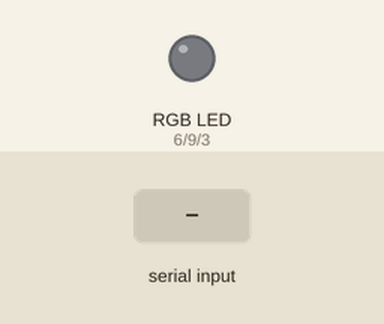
Bench run of a sketch on a simulated Arduino Uno, built with avr-gcc and run on an emulated ATmega328P. Shown: an RGB LED mixed from three pins (HIGH = lit). The test bench sets the inputs (shaded band). Dim RGB values are drawn brighter than linear.

Above: at 1.2 s.
1.3 s: "90,45\n" received over Serial
At 2.5 s:
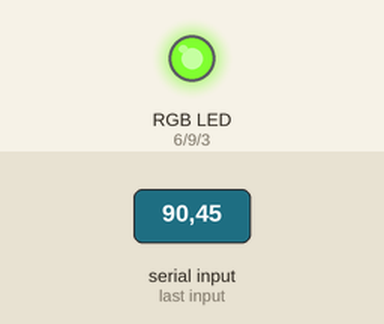
2.8 s: "30,150\n" received over Serial
At 3.7 s:
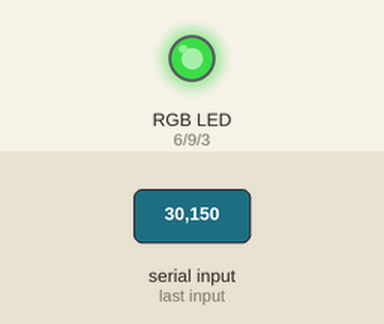
4.3 s: "0\n" received over Serial
At 4.6 s:
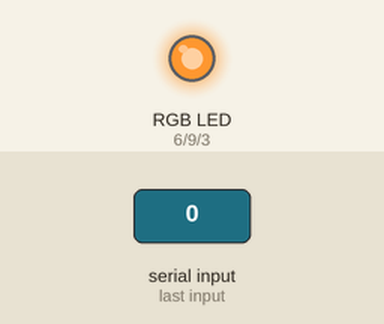
5.8 s: "1\n" received over Serial
At 7.0 s:
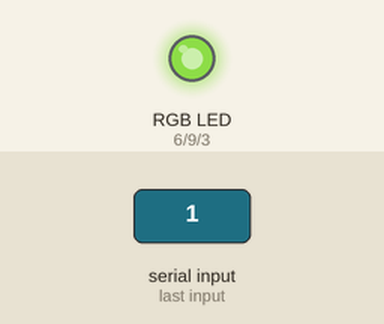
7.3 s: "90,45\n" received over Serial
At 8.3 s:
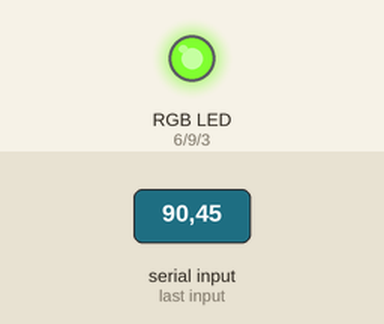
8.8 s: "2\n" received over Serial
At 9.3 s:
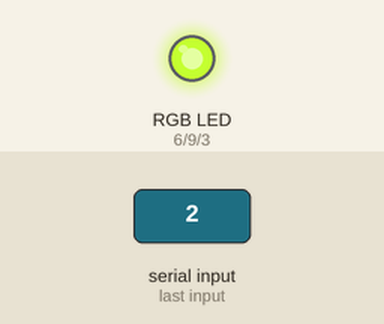
Timing chart, 0 to 11.3 s (numbered marks = the images above; inputs shaded):
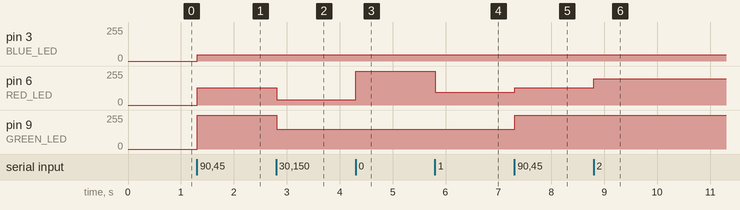

The sketch:

LED_Strip_Serial.ino
```cpp
#include <stdlib.h>

#define BLUE_LED 3
#define RED_LED 6
#define GREEN_LED 9

int ByteReceived; //byte from serial
int maxBrightness = 255; //max brightness
int brightness = 0; //brightness for single led

//brightness per colour
int rBright = 0;
int gBright = 0;
int bBright = 0;

int input[10];
int pos = 0;

int byteCount = 0; //amount of bytes gotten from serial

void setup()   //setup
{
  Serial.begin(9600); //serial library

  //pins
  pinMode(RED_LED, OUTPUT);
  pinMode(GREEN_LED, OUTPUT);
  pinMode(BLUE_LED, OUTPUT);
}


void loop()   //loop
{
  if (Serial.available() > 0) {
    int currentChar;
    while (Serial.available() > 0) { //while input available
      if (pos < 10) { //loop
        currentChar = Serial.read(); //read
        if (currentChar != '\n') {
          input[pos] = currentChar; //store
          pos++; //increment
        } else {
          stringToValues();
          pos = 0; //reset
          //push colours
          analogWrite(RED_LED, rBright);
          analogWrite(GREEN_LED, gBright);
          analogWrite(BLUE_LED, bBright);
        }

      }
    }

  }
}


void stringToValues () {
  int currentChar;
  int charNr = 0;
  int currentValue;

  for (int j = 0; j < 3; j++) { //loop for different leds
    //Serial.println("hier komt die");
    //Serial.println(j);
    currentValue = 0;
    for (int k = 0; k < 3; k++) { //read number for 1 led
      currentValue *= 10;
      currentChar = input[charNr];
      //Serial.println(currentChar);
      currentValue += currentChar - 48;
      //Serial.println(currentValue);
      charNr++;
    }

    switch(j) {
      case 0 : rBright = currentValue; break;
      case 1 : gBright = currentValue; break;
      case 2 : bBright = currentValue; break;
      default: Serial.println("Error in conversion to decimal value");
    }
  }
}
```

Measured:
- after the input at 1.3 s, pin 3 (BLUE_LED): 0/255 → 48/255 at once; pin 6 (RED_LED): 0/255 → 128/255 at once; pin 9 (GREEN_LED): 0/255 → 255/255 at once
- after the input at 2.8 s, pin 6 (RED_LED): 128/255 → 40/255 at once; pin 9 (GREEN_LED): 255/255 → 150/255 at once
- after the input at 4.3 s, pin 6 (RED_LED): 40/255 → 252/255 at once
- after the input at 5.8 s, pin 6 (RED_LED): 252/255 → 96/255 at once
- after the input at 7.3 s, pin 6 (RED_LED): 96/255 → 128/255 at once; pin 9 (GREEN_LED): 150/255 → 255/255 at once
- after the input at 8.8 s, pin 6 (RED_LED): 128/255 → 196/255 at once
